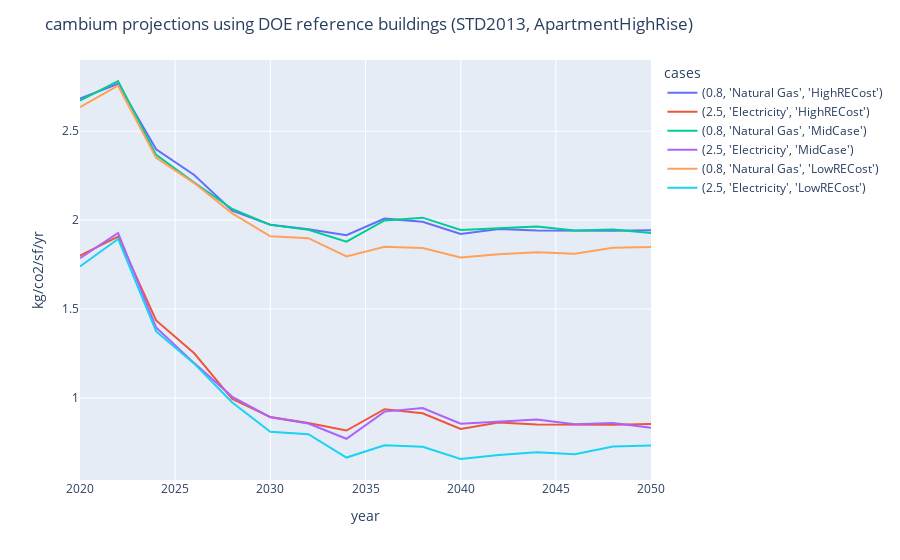

The code cell stored with this chart in its notebook:
### Code cell
cases = [
    (0.8, 'Natural Gas', 'HighRECost'),
    (2.5, 'Electricity', 'HighRECost',),

    (0.8, 'Natural Gas', 'MidCase'),
    (2.5, 'Electricity', 'MidCase'),

    (0.8, 'Natural Gas', 'LowRECost'),
    (2.5, 'Electricity', 'LowRECost'),
]


proj = [
    projections.get_projection_from_reference_buildings({
    'state': 'NY',
    'climate_zone': '4A',
    'projection_case': case[2],
    'design_areas': [
        {
            'type': 'ApartmentHighRise',
            'area': 200000,
            'heating_fuel': case[1],
            'dhw_fuel': case[1],
            'heating_cop': case[0],
            'dhw_cop': case[0],
            'ashrae_standard': 'STD2013'
        },
        {
            'type': 'OfficeSmall',
            'area': 10000,
            'heating_fuel': 'Natural Gas',
            'dhw_fuel': 'Natural Gas',
            'heating_cop': 0.8,
            'dhw_cop': 0.8,
            'ashrae_standard': 'STD2013'
        },
    ]
}) for case in cases]

df = pd.concat(
    [x['emissions_projection'].set_index('year')['kg_co2_per_sf']
for x in proj]
, axis=1).dropna()

df.columns = [''.join(str(x)) for x in cases]

plot = px.line(df)
plot.update_layout({
    'title': 'cambium projections using DOE reference buildings (STD2013, ApartmentHighRise)',
    'yaxis': {
        'title': 'kg/co2/sf/yr'
    },
    'legend': {
        'title': 'cases'
    }
})

plot.show()

### Figure 1 — Plotly figure (JSON) as saved in the notebook; plotly's stock layout.template omitted (floating-point values rounded to 4 significant figures)
{"data": [{"hovertemplate": "variable=(0.8, 'Natural Gas', 'HighRECost')<br>year=%{x}<br>value=%{y}<extra></extra>", "legendgroup": "(0.8, 'Natural Gas', 'HighRECost')", "line": {"color": "#636efa", "dash": "solid"}, "marker": {"symbol": "circle"}, "mode": "lines", "name": "(0.8, 'Natural Gas', 'HighRECost')", "orientation": "v", "showlegend": true, "type": "scatter", "x": [2020, 2022, 2024, 2026, 2028, 2030, 2032, 2034, 2036, 2038, 2040, 2042, 2044, 2046, 2048, 2050], "xaxis": "x", "y": [2.683, 2.766, 2.398, 2.254, 2.053, 1.974, 1.948, 1.915, 2.008, 1.991, 1.922, 1.95, 1.941, 1.94, 1.94, 1.944], "yaxis": "y"}, {"hovertemplate": "variable=(2.5, 'Electricity', 'HighRECost')<br>year=%{x}<br>value=%{y}<extra></extra>", "legendgroup": "(2.5, 'Electricity', 'HighRECost')", "line": {"color": "#EF553B", "dash": "solid"}, "marker": {"symbol": "circle"}, "mode": "lines", "name": "(2.5, 'Electricity', 'HighRECost')", "orientation": "v", "showlegend": true, "type": "scatter", "x": [2020, 2022, 2024, 2026, 2028, 2030, 2032, 2034, 2036, 2038, 2040, 2042, 2044, 2046, 2048, 2050], "xaxis": "x", "y": [1.801, 1.907, 1.436, 1.251, 0.9941, 0.8926, 0.8598, 0.8168, 0.9367, 0.9141, 0.826, 0.8619, 0.8506, 0.8485, 0.8496, 0.8537], "yaxis": "y"}, {"hovertemplate": "variable=(0.8, 'Natural Gas', 'MidCase')<br>year=%{x}<br>value=%{y}<extra></extra>", "legendgroup": "(0.8, 'Natural Gas', 'MidCase')", "line": {"color": "#00cc96", "dash": "solid"}, "marker": {"symbol": "circle"}, "mode": "lines", "name": "(0.8, 'Natural Gas', 'MidCase')", "orientation": "v", "showlegend": true, "type": "scatter", "x": [2020, 2022, 2024, 2026, 2028, 2030, 2032, 2034, 2036, 2038, 2040, 2042, 2044, 2046, 2048, 2050], "xaxis": "x", "y": [2.672, 2.782, 2.367, 2.211, 2.063, 1.973, 1.946, 1.879, 1.998, 2.014, 1.945, 1.956, 1.964, 1.942, 1.948, 1.928], "yaxis": "y"}, {"hovertemplate": "variable=(2.5, 'Electricity', 'MidCase')<br>year=%{x}<br>value=%{y}<extra></extra>", "legendgroup": "(2.5, 'Electricity', 'MidCase')", "line": {"color": "#ab63fa", "dash": "solid"}, "marker": {"symbol": "circle"}, "mode": "lines", "name": "(2.5, 'Electricity', 'MidCase')", "orientation": "v", "showlegend": true, "type": "scatter", "x": [2020, 2022, 2024, 2026, 2028, 2030, 2032, 2034, 2036, 2038, 2040, 2042, 2044, 2046, 2048, 2050], "xaxis": "x", "y": [1.786, 1.928, 1.396, 1.196, 1.006, 0.8916, 0.8567, 0.7706, 0.9234, 0.9439, 0.8557, 0.869, 0.8793, 0.8516, 0.8588, 0.8332], "yaxis": "y"}, {"hovertemplate": "variable=(0.8, 'Natural Gas', 'LowRECost')<br>year=%{x}<br>value=%{y}<extra></extra>", "legendgroup": "(0.8, 'Natural Gas', 'LowRECost')", "line": {"color": "#FFA15A", "dash": "solid"}, "marker": {"symbol": "circle"}, "mode": "lines", "name": "(0.8, 'Natural Gas', 'LowRECost')", "orientation": "v", "showlegend": true, "type": "scatter", "x": [2020, 2022, 2024, 2026, 2028, 2030, 2032, 2034, 2036, 2038, 2040, 2042, 2044, 2046, 2048, 2050], "xaxis": "x", "y": [2.635, 2.756, 2.35, 2.208, 2.038, 1.909, 1.899, 1.796, 1.85, 1.844, 1.79, 1.808, 1.82, 1.811, 1.844, 1.849], "yaxis": "y"}, {"hovertemplate": "variable=(2.5, 'Electricity', 'LowRECost')<br>year=%{x}<br>value=%{y}<extra></extra>", "legendgroup": "(2.5, 'Electricity', 'LowRECost')", "line": {"color": "#19d3f3", "dash": "solid"}, "marker": {"symbol": "circle"}, "mode": "lines", "name": "(2.5, 'Electricity', 'LowRECost')", "orientation": "v", "showlegend": true, "type": "scatter", "x": [2020, 2022, 2024, 2026, 2028, 2030, 2032, 2034, 2036, 2038, 2040, 2042, 2044, 2046, 2048, 2050], "xaxis": "x", "y": [1.739, 1.894, 1.374, 1.193, 0.9746, 0.8096, 0.7963, 0.6651, 0.7337, 0.7255, 0.6569, 0.6794, 0.6948, 0.6835, 0.7266, 0.7327], "yaxis": "y"}], "layout": {"legend": {"title": {"text": "cases"}, "tracegroupgap": 0}, "margin": {"t": 60}, "title": {"text": "cambium projections using DOE reference buildings (STD2013, ApartmentHighRise)"}, "xaxis": {"anchor": "y", "domain": [0, 1], "title": {"text": "year"}}, "yaxis": {"anchor": "x", "domain": [0, 1], "title": {"text": "kg/co2/sf/yr"}}}}
